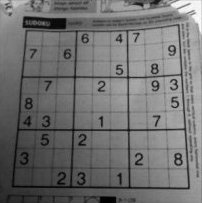
#> input picture sudoku.jpg, 202 x 203 px
$ python main_09.py
#> lines starting #> are read from the running program, lines starting #| are printed output that depends on the picture
#!/usr/bin/env python
import cv2
import numpy as np

def nilch(pos):
	pass

cv2.namedWindow('Image')
cv2.namedWindow('Adaptive_Mean_Threshold')
cv2.namedWindow('Adaptive_Gaussian_Threshold')
image01 = cv2.imread('./sudoku.jpg', cv2.IMREAD_GRAYSCALE)
#> image01 is the input picture: shape (203, 202); min 0, max 255, mean 112.2
cv2.createTrackbar('Constant', 'Image', 0, 5, nilch)
cv2.createTrackbar('Block_Size', 'Image', 3, 15, nilch)

while(True):
	cv2.imshow('Image', image01)
	C    = cv2.getTrackbarPos('Constant',   'Image')
	Size = cv2.getTrackbarPos('Block_Size', 'Image')
	if (Size % 2 == 0):
		Size = Size + 1
		cv2.setTrackbarPos('Block_Size', 'Image', Size)
	if (Size < 3):
		Size = 3
		cv2.setTrackbarPos('Block_Size', 'Image', Size)
	thr01    = cv2.adaptiveThreshold(image01, 255, cv2.ADAPTIVE_THRESH_MEAN_C, cv2.THRESH_BINARY, Size, C)
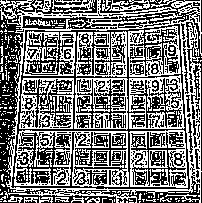
#> thr01: shape (203, 202); 47% white in thin lines or dots
	thr02    = cv2.adaptiveThreshold(image01, 255, cv2.ADAPTIVE_THRESH_GAUSSIAN_C, cv2.THRESH_BINARY, Size, C)
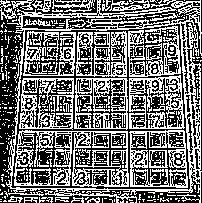
#> thr02: shape (203, 202); 45% white in thin lines or dots
	cv2.imshow('Adaptive_Mean_Threshold', thr01)
	cv2.imshow('Adaptive_Gaussian_Threshold', thr02)
	keyb_inp = cv2.waitKey(1)
#> (key Esc is pressed here)
	if keyb_inp == 27:
		break

cv2.destroyAllWindows()
